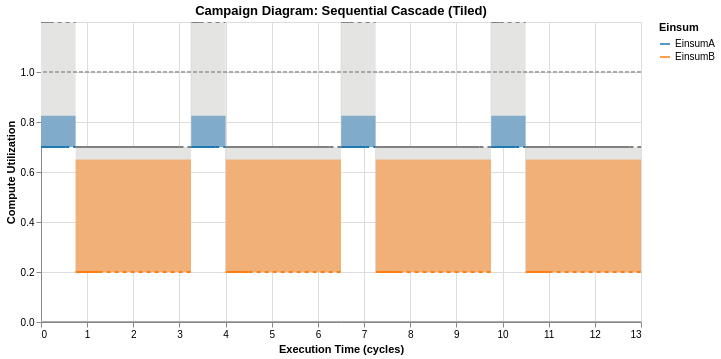
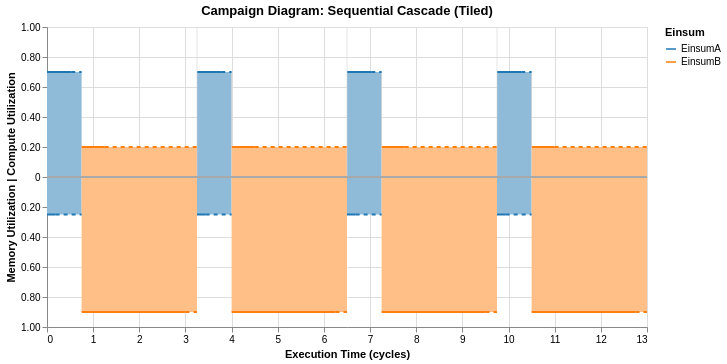

The cell these charts' notebook holds for them, in order:
### Markdown cell above
## Tiling - Option 2

We can also tile by calling `cascade.tile(num_of_tiles)`.
This splits a given cascade into chunks such that the overall runtime is the same as the unsplit cascade.

### Code cell
# create the cascade
cascade2 = Cascade(name="Sequential Cascade",
                   kernels=[kernel2a, kernel2b],
                   sequential=True)
num_of_tiles = 4
# tile by calling `tile`
tiled_cascade = cascade2.tile(num_of_tiles)
CampaignDiagram(tiled_cascade).draw().interactive().show()

campaign_diagram = CampaignDiagram(tiled_cascade)
campaign_diagram.draw(dual_mode=True).interactive().show()

### Figure 1 — Vega-Lite specification as saved in the notebook (floating-point values rounded to 4 significant figures)
{"config": {"view": {"continuousWidth": 300, "continuousHeight": 300}}, "layer": [{"layer": [{"layer": [{"layer": [{"mark": {"type": "rect", "color": "#E4E4E2"}, "encoding": {"tooltip": [{"field": "Einsum", "type": "nominal"}, {"field": "runtime", "type": "quantitative"}, {"field": "og_runtime", "type": "quantitative"}, {"field": "Memory_Utilization", "type": "quantitative"}, {"field": "Compute_Utilization", "type": "quantitative"}, {"field": "Compute_Utilization_plot", "type": "quantitative"}, {"field": "fusion_group", "type": "nominal"}, {"field": "memory_well", "type": "quantitative"}, {"field": "full_End_Time", "type": "quantitative"}, {"field": "throttled_duration", "type": "quantitative"}, {"field": "mem_throttled_duration", "type": "quantitative"}, {"field": "comp_throttled_duration", "type": "quantitative"}, {"field": "comp_perc", "type": "quantitative"}, {"field": "bw_perc", "type": "quantitative"}, {"field": "compute_type", "type": "nominal"}, {"field": "memory_type", "type": "nominal"}], "x": {"field": "Time_Stamp", "type": "quantitative"}, "x2": {"field": "full_End_Time"}, "y": {"field": "compute_limit_bot", "type": "quantitative"}, "y2": {"field": "compute_limit_top"}}, "name": "view_711fcf98fba0acf2_0", "transform": [{"calculate": "datum.Compute_Utilization_plot + 0.5 * datum.memory_well", "as": "compute_limit_top"}, {"calculate": "datum.Compute_Utilization_plot", "as": "compute_limit_bot"}, {"calculate": "datum.Compute_Utilization_plot", "as": "y1"}, {"calculate": "datum.Compute_Utilization_plot + datum.Memory_Utilization * 0.5", "as": "y2"}]}, {"mark": {"type": "rule", "color": "gray", "size": 2, "strokeDash": [0, 0]}, "encoding": {"tooltip": [{"field": "Einsum", "type": "nominal"}, {"field": "runtime", "type": "quantitative"}, {"field": "og_runtime", "type": "quantitative"}, {"field": "Memory_Utilization", "type": "quantitative"}, {"field": "Compute_Utilization", "type": "quantitative"}, {"field": "Compute_Utilization_plot", "type": "quantitative"}, {"field": "fusion_group", "type": "nominal"}, {"field": "memory_well", "type": "quantitative"}, {"field": "full_End_Time", "type": "quantitative"}, {"field": "throttled_duration", "type": "quantitative"}, {"field": "mem_throttled_duration", "type": "quantitative"}, {"field": "comp_throttled_duration", "type": "quantitative"}, {"field": "comp_perc", "type": "quantitative"}, {"field": "bw_perc", "type": "quantitative"}, {"field": "compute_type", "type": "nominal"}, {"field": "memory_type", "type": "nominal"}], "x": {"field": "Time_Stamp", "type": "quantitative"}, "x2": {"field": "mb_End_Time"}, "y": {"field": "compute_limit_top", "type": "quantitative"}}, "transform": [{"calculate": "datum.Compute_Utilization_plot + 0.5 * datum.memory_well", "as": "compute_limit_top"}, {"calculate": "datum.Compute_Utilization_plot", "as": "compute_limit_bot"}, {"calculate": "datum.Compute_Utilization_plot", "as": "y1"}, {"calculate": "datum.Compute_Utilization_plot + datum.Memory_Utilization * 0.5", "as": "y2"}]}]}, {"mark": {"type": "rect", "opacity": 0.5}, "encoding": {"color": {"field": "Einsum", "legend": null, "scale": {"domain": ["EinsumA", "EinsumB"], "range": ["#1f77b4", "#ff7f0e"]}, "sort": ["EinsumA", "EinsumB"], "type": "nominal"}, "tooltip": [{"field": "Einsum", "type": "nominal"}, {"field": "runtime", "type": "quantitative"}, {"field": "og_runtime", "type": "quantitative"}, {"field": "Memory_Utilization", "type": "quantitative"}, {"field": "Compute_Utilization", "type": "quantitative"}, {"field": "Compute_Utilization_plot", "type": "quantitative"}, {"field": "fusion_group", "type": "nominal"}, {"field": "memory_well", "type": "quantitative"}, {"field": "full_End_Time", "type": "quantitative"}, {"field": "throttled_duration", "type": "quantitative"}, {"field": "mem_throttled_duration", "type": "quantitative"}, {"field": "comp_throttled_duration", "type": "quantitative"}, {"field": "comp_perc", "type": "quantitative"}, {"field": "bw_perc", "type": "quantitative"}, {"field": "compute_type", "type": "nominal"}, {"field": "memory_type", "type": "nominal"}], "x": {"field": "Time_Stamp", "type": "quantitative"}, "x2": {"field": "full_End_Time"}, "y": {"field": "y1", "type": "quantitative"}, "y2": {"field": "y2"}}, "transform": [{"calculate": "datum.Compute_Utilization_plot + 0.5 * datum.memory_well", "as": "compute_limit_top"}, {"calculate": "datum.Compute_Utilization_plot", "as": "compute_limit_bot"}, {"calculate": "datum.Compute_Utilization_plot", "as": "y1"}, {"calculate": "datum.Compute_Utilization_plot + datum.Memory_Utilization * 0.5", "as": "y2"}]}, {"mark": {"type": "line", "interpolate": "step-after", "size": 2}, "encoding": {"color": {"field": "Einsum", "legend": null, "scale": {"domain": ["EinsumA", "EinsumB"], "range": ["#1f77b4", "#ff7f0e"]}, "sort": ["EinsumA", "EinsumB"], "type": "nominal"}, "tooltip": [{"field": "Einsum", "type": "nominal"}, {"field": "runtime", "type": "quantitative"}, {"field": "og_runtime", "type": "quantitative"}, {"field": "Memory_Utilization", "type": "quantitative"}, {"field": "Compute_Utilization", "type": "quantitative"}, {"field": "Compute_Utilization_plot", "type": "quantitative"}, {"field": "fusion_group", "type": "nominal"}, {"field": "memory_well", "type": "quantitative"}, {"field": "full_End_Time", "type": "quantitative"}, {"field": "throttled_duration", "type": "quantitative"}, {"field": "mem_throttled_duration", "type": "quantitative"}, {"field": "comp_throttled_duration", "type": "quantitative"}, {"field": "comp_perc", "type": "quantitative"}, {"field": "bw_perc", "type": "quantitative"}, {"field": "compute_type", "type": "nominal"}, {"field": "memory_type", "type": "nominal"}], "x": {"field": "Time_Stamp", "type": "quantitative"}, "x2": {"field": "cb_End_Time"}, "y": {"axis": {"labelExpr": "format(datum.value, '.1f')", "title": "Compute Utilization", "values": [0, 0.2, 0.4, 0.6, 0.8, 1.0]}, "field": "Compute_Utilization_plot", "scale": {"domain": [0, 1.2]}, "title": "Compute Utilization", "type": "quantitative"}}, "transform": [{"calculate": "datum.Compute_Utilization_plot + 0.5 * datum.memory_well", "as": "compute_limit_top"}, {"calculate": "datum.Compute_Utilization_plot", "as": "compute_limit_bot"}, {"calculate": "datum.Compute_Utilization_plot", "as": "y1"}, {"calculate": "datum.Compute_Utilization_plot + datum.Memory_Utilization * 0.5", "as": "y2"}]}, {"data": {"name": "data-11d74645b5c845b268ad126587ed23f1"}, "mark": {"type": "rule", "color": "#D3D3D3", "opacity": 0.6, "size": 1}, "encoding": {"tooltip": [{"field": "x", "type": "quantitative"}], "x": {"field": "x", "type": "quantitative"}, "y": {"field": "compute_limit_bot", "type": "quantitative"}, "y2": {"field": "compute_limit_top"}}, "transform": [{"calculate": "datum.Compute_Utilization_plot + 0.5 * datum.memory_well", "as": "compute_limit_top"}, {"calculate": "datum.Compute_Utilization_plot", "as": "compute_limit_bot"}, {"calculate": "datum.Compute_Utilization_plot", "as": "y_bot"}]}, {"data": {"name": "data-52ec49b110983e04ee3d5b5d65b7d824"}, "mark": {"type": "rule", "size": 2}, "encoding": {"color": {"field": "Einsum", "legend": null, "scale": {"domain": ["EinsumA", "EinsumB"], "range": ["#1f77b4", "#ff7f0e"]}, "sort": ["EinsumA", "EinsumB"], "type": "nominal"}, "tooltip": [{"field": "Einsum", "type": "nominal"}, {"field": "x", "type": "quantitative"}, {"field": "y", "type": "quantitative"}, {"field": "y2", "type": "quantitative"}, {"field": "duration", "type": "quantitative"}], "x": {"field": "x", "type": "quantitative"}, "y": {"field": "y", "type": "quantitative"}, "y2": {"field": "y2"}}}, {"data": {"name": "data-7d12c8ead4f69bd677f097e4656a6f8c"}, "mark": {"type": "rule", "color": "gray", "size": 2, "strokeDash": [4, 4]}, "encoding": {"tooltip": [{"field": "Einsum", "type": "nominal"}, {"field": "runtime", "type": "quantitative"}, {"field": "og_runtime", "type": "quantitative"}, {"field": "Memory_Utilization", "type": "quantitative"}, {"field": "Compute_Utilization", "type": "quantitative"}, {"field": "Compute_Utilization_plot", "type": "quantitative"}, {"field": "fusion_group", "type": "nominal"}, {"field": "memory_well", "type": "quantitative"}, {"field": "full_End_Time", "type": "quantitative"}, {"field": "throttled_duration", "type": "quantitative"}, {"field": "mem_throttled_duration", "type": "quantitative"}, {"field": "comp_throttled_duration", "type": "quantitative"}, {"field": "comp_perc", "type": "quantitative"}, {"field": "bw_perc", "type": "quantitative"}, {"field": "compute_type", "type": "nominal"}, {"field": "memory_type", "type": "nominal"}], "x": {"field": "mb_End_Time", "type": "quantitative"}, "x2": {"field": "full_End_Time"}, "y": {"field": "compute_limit_top", "type": "quantitative"}}, "transform": [{"calculate": "datum.Compute_Utilization_plot + 0.5 * datum.memory_well", "as": "compute_limit_top"}, {"calculate": "datum.Compute_Utilization_plot", "as": "compute_limit_bot"}, {"calculate": "datum.Compute_Utilization_plot", "as": "y1"}, {"calculate": "datum.Compute_Utilization_plot + datum.Memory_Utilization * 0.5", "as": "y2"}]}, {"data": {"name": "data-db4b4c6da91ed1f6d1623e927a8d6432"}, "mark": {"type": "rule", "size": 2, "strokeDash": [4, 4]}, "encoding": {"color": {"field": "Einsum", "legend": null, "scale": {"domain": ["EinsumA", "EinsumB"], "range": ["#1f77b4", "#ff7f0e"]}, "sort": ["EinsumA", "EinsumB"], "type": "nominal"}, "tooltip": [{"field": "Einsum", "type": "nominal"}, {"field": "x", "type": "quantitative"}, {"field": "x2", "type": "quantitative"}], "x": {"field": "x", "type": "quantitative"}, "x2": {"field": "x2"}, "y": {"field": "y", "type": "quantitative"}}}], "data": {"name": "data-7d12c8ead4f69bd677f097e4656a6f8c"}, "encoding": {"x": {"field": "Time_Stamp", "title": "Execution Time (cycles)", "type": "quantitative"}}, "resolve": {"scale": {"color": "independent"}}}, {"data": {"name": "data-62270e77d641448c13ff0a9fcf3e6578"}, "mark": {"type": "rule", "color": "darkgray", "size": 2, "strokeDash": [4, 2]}, "encoding": {"y": {"field": "y", "type": "quantitative"}}}]}, {"data": {"name": "data-87e69d7a9d7ae5b02a22f807b2d20c57"}, "mark": {"type": "rule", "color": "darkgray", "size": 2, "strokeDash": [0, 0]}, "encoding": {"y": {"field": "y", "type": "quantitative"}}}, {"data": {"name": "data-4e01151b4e36350b62c33804642df503"}, "mark": {"type": "line", "opacity": 0}, "encoding": {"color": {"field": "Einsum", "legend": {"title": "Einsum"}, "scale": {"domain": ["EinsumA", "EinsumB"], "range": ["#1f77b4", "#ff7f0e"]}, "sort": ["EinsumA", "EinsumB"], "type": "nominal"}}}], "height": 300, "params": [{"name": "param_1e9efca18e7a2868", "select": {"type": "interval", "encodings": ["x", "y"]}, "bind": "scales", "views": ["view_711fcf98fba0acf2_0"]}], "title": "Campaign Diagram: Sequential Cascade (Tiled)", "width": 600, "$schema": "https://vega.github.io/schema/vega-lite/v6.4.1.json", "datasets": {"data-7d12c8ead4f69bd677f097e4656a6f8c": [{"Einsum": "EinsumA", "fusion_group": null, "fusion_type": "NONE", "Starting_Time": 0.0, "Time_Stamp": 0.0, "End_Time": 0.525, "cb_End_Time": 0.525, "mb_End_Time": 0.1875, "full_End_Time": 0.75, "runtime": 0.75, "og_runtime": 0.75, "Compute_Utilization": 0.7, "Compute_Utilization_plot": 0.7, "Memory_Utilization": 0.25, "Memory_Utilization_plot": 0.25, "memory_well": 1.0, "cutil_start": 0.0, "mutil_start": 0.0, "compute_color": "#332288", "bw_color": "#9990C3", "throttled": true, "throttled_duration": 0.225, "mem_throttled_duration": 0.5625, "comp_throttled_duration": 0.225, "comp_perc": 1.0, "bw_perc": 1.0, "compute_type": "Compute Pool", "memory_type": "Memory Pool"}, {"Einsum": "EinsumB", "fusion_group": null, "fusion_type": "NONE", "Starting_Time": 0.75, "Time_Stamp": 0.75, "End_Time": 3.0, "cb_End_Time": 1.25, "mb_End_Time": 3.0, "full_End_Time": 3.25, "runtime": 2.5, "og_runtime": 2.5, "Compute_Utilization": 0.2, "Compute_Utilization_plot": 0.2, "Memory_Utilization": 0.9, "Memory_Utilization_plot": 0.9, "memory_well": 1.0, "cutil_start": 0.0, "mutil_start": 0.0, "compute_color": "#117733", "bw_color": "#88BB99", "throttled": true, "throttled_duration": 0.25, "mem_throttled_duration": 0.25, "comp_throttled_duration": 2.0, "comp_perc": 1.0, "bw_perc": 1.0, "compute_type": "Compute Pool", "memory_type": "Memory Pool"}, {"Einsum": "EinsumA", "fusion_group": null, "fusion_type": "NONE", "Starting_Time": 3.25, "Time_Stamp": 3.25, "End_Time": 3.775, "cb_End_Time": 3.775, "mb_End_Time": 3.438, "full_End_Time": 4.0, "runtime": 0.75, "og_runtime": 0.75, "Compute_Utilization": 0.7, "Compute_Utilization_plot": 0.7, "Memory_Utilization": 0.25, "Memory_Utilization_plot": 0.25, "memory_well": 1.0, "cutil_start": 0.0, "mutil_start": 0.0, "compute_color": "#332288", "bw_color": "#9990C3", "throttled": true, "throttled_duration": 0.225, "mem_throttled_duration": 0.5625, "comp_throttled_duration": 0.225, "comp_perc": 1.0, "bw_perc": 1.0, "compute_type": "Compute Pool", "memory_type": "Memory Pool"}, {"Einsum": "EinsumB", "fusion_group": null, "fusion_type": "NONE", "Starting_Time": 4.0, "Time_Stamp": 4.0, "End_Time": 6.25, "cb_End_Time": 4.5, "mb_End_Time": 6.25, "full_End_Time": 6.5, "runtime": 2.5, "og_runtime": 2.5, "Compute_Utilization": 0.2, "Compute_Utilization_plot": 0.2, "Memory_Utilization": 0.9, "Memory_Utilization_plot": 0.9, "memory_well": 1.0, "cutil_start": 0.0, "mutil_start": 0.0, "compute_color": "#117733", "bw_color": "#88BB99", "throttled": true, "throttled_duration": 0.25, "mem_throttled_duration": 0.25, "comp_throttled_duration": 2.0, "comp_perc": 1.0, "bw_perc": 1.0, "compute_type": "Compute Pool", "memory_type": "Memory Pool"}, {"Einsum": "EinsumA", "fusion_group": null, "fusion_type": "NONE", "Starting_Time": 6.5, "Time_Stamp": 6.5, "End_Time": 7.025, "cb_End_Time": 7.025, "mb_End_Time": 6.688, "full_End_Time": 7.25, "runtime": 0.75, "og_runtime": 0.75, "Compute_Utilization": 0.7, "Compute_Utilization_plot": 0.7, "Memory_Utilization": 0.25, "Memory_Utilization_plot": 0.25, "memory_well": 1.0, "cutil_start": 0.0, "mutil_start": 0.0, "compute_color": "#332288", "bw_color": "#9990C3", "throttled": true, "throttled_duration": 0.225, "mem_throttled_duration": 0.5625, "comp_throttled_duration": 0.225, "comp_perc": 1.0, "bw_perc": 1.0, "compute_type": "Compute Pool", "memory_type": "Memory Pool"}, {"Einsum": "EinsumB", "fusion_group": null, "fusion_type": "NONE", "Starting_Time": 7.25, "Time_Stamp": 7.25, "End_Time": 9.5, "cb_End_Time": 7.75, "mb_End_Time": 9.5, "full_End_Time": 9.75, "runtime": 2.5, "og_runtime": 2.5, "Compute_Utilization": 0.2, "Compute_Utilization_plot": 0.2, "Memory_Utilization": 0.9, "Memory_Utilization_plot": 0.9, "memory_well": 1.0, "cutil_start": 0.0, "mutil_start": 0.0, "compute_color": "#117733", "bw_color": "#88BB99", "throttled": true, "throttled_duration": 0.25, "mem_throttled_duration": 0.25, "comp_throttled_duration": 2.0, "comp_perc": 1.0, "bw_perc": 1.0, "compute_type": "Compute Pool", "memory_type": "Memory Pool"}, {"Einsum": "EinsumA", "fusion_group": null, "fusion_type": "NONE", "Starting_Time": 9.75, "Time_Stamp": 9.75, "End_Time": 10.28, "cb_End_Time": 10.28, "mb_End_Time": 9.938, "full_End_Time": 10.5, "runtime": 0.75, "og_runtime": 0.75, "Compute_Utilization": 0.7, "Compute_Utilization_plot": 0.7, "Memory_Utilization": 0.25, "Memory_Utilization_plot": 0.25, "memory_well": 1.0, "cutil_start": 0.0, "mutil_start": 0.0, "compute_color": "#332288", "bw_color": "#9990C3", "throttled": true, "throttled_duration": 0.225, "mem_throttled_duration": 0.5625, "comp_throttled_duration": 0.225, "comp_perc": 1.0, "bw_perc": 1.0, "compute_type": "Compute Pool", "memory_type": "Memory Pool"}, {"Einsum": "EinsumB", "fusion_group": null, "fusion_type": "NONE", "Starting_Time": 10.5, "Time_Stamp": 10.5, "End_Time": 12.75, "cb_End_Time": 11.0, "mb_End_Time": 12.75, "full_End_Time": 13.0, "runtime": 2.5, "og_runtime": 2.5, "Compute_Utilization": 0.2, "Compute_Utilization_plot": 0.2, "Memory_Utilization": 0.9, "Memory_Utilization_plot": 0.9, "memory_well": 1.0, "cutil_start": 0.0, "mutil_start": 0.0, "compute_color": "#117733", "bw_color": "#88BB99", "throttled": true, "throttled_duration": 0.25, "mem_throttled_duration": 0.25, "comp_throttled_duration": 2.0, "comp_perc": 1.0, "bw_perc": 1.0, "compute_type": "Compute Pool", "memory_type": "Memory Pool"}], "data-11d74645b5c845b268ad126587ed23f1": [{"x": 3.25, "Einsum": "EinsumA", "Compute_Utilization_plot": 0.7, "Compute_Utilization": 0.7, "memory_well": 1.0}, {"x": 6.5, "Einsum": "EinsumA", "Compute_Utilization_plot": 0.7, "Compute_Utilization": 0.7, "memory_well": 1.0}, {"x": 9.75, "Einsum": "EinsumA", "Compute_Utilization_plot": 0.7, "Compute_Utilization": 0.7, "memory_well": 1.0}, {"x": 4.0, "Einsum": "EinsumB", "Compute_Utilization_plot": 0.2, "Compute_Utilization": 0.2, "memory_well": 1.0}, {"x": 7.25, "Einsum": "EinsumB", "Compute_Utilization_plot": 0.2, "Compute_Utilization": 0.2, "memory_well": 1.0}, {"x": 10.5, "Einsum": "EinsumB", "Compute_Utilization_plot": 0.2, "Compute_Utilization": 0.2, "memory_well": 1.0}], "data-52ec49b110983e04ee3d5b5d65b7d824": [{"x": 3.25, "y": 0.7, "y2": 0.7, "Einsum": "EinsumA", "duration": 0.225}, {"x": 6.5, "y": 0.7, "y2": 0.7, "Einsum": "EinsumA", "duration": 0.225}, {"x": 9.75, "y": 0.7, "y2": 0.7, "Einsum": "EinsumA", "duration": 0.225}, {"x": 4.0, "y": 0.2, "y2": 0.2, "Einsum": "EinsumB", "duration": 0.25}, {"x": 7.25, "y": 0.2, "y2": 0.2, "Einsum": "EinsumB", "duration": 0.25}, {"x": 10.5, "y": 0.2, "y2": 0.2, "Einsum": "EinsumB", "duration": 0.25}], "data-db4b4c6da91ed1f6d1623e927a8d6432": [{"Einsum": "EinsumA", "x": 0.525, "x2": 0.75, "y": 0.7, "color": "#332288"}, {"Einsum": "EinsumB", "x": 1.25, "x2": 3.25, "y": 0.2, "color": "#117733"}, {"Einsum": "EinsumA", "x": 3.775, "x2": 4.0, "y": 0.7, "color": "#332288"}, {"Einsum": "EinsumB", "x": 4.5, "x2": 6.5, "y": 0.2, "color": "#117733"}, {"Einsum": "EinsumA", "x": 7.025, "x2": 7.25, "y": 0.7, "color": "#332288"}, {"Einsum": "EinsumB", "x": 7.75, "x2": 9.75, "y": 0.2, "color": "#117733"}, {"Einsum": "EinsumA", "x": 10.28, "x2": 10.5, "y": 0.7, "color": "#332288"}, {"Einsum": "EinsumB", "x": 11.0, "x2": 13.0, "y": 0.2, "color": "#117733"}], "data-62270e77d641448c13ff0a9fcf3e6578": [{"y": 1.0}], "data-87e69d7a9d7ae5b02a22f807b2d20c57": [{"y": 0.0}], "data-4e01151b4e36350b62c33804642df503": [{"Einsum": "EinsumA", "fusion_group": null, "fusion_type": "NONE", "Starting_Time": 0.0, "Time_Stamp": 0.0, "End_Time": 0.525, "cb_End_Time": 0.525, "mb_End_Time": 0.1875, "full_End_Time": 0.75, "runtime": 0.75, "og_runtime": 0.75, "Compute_Utilization": 0.7, "Compute_Utilization_plot": 0.7, "Memory_Utilization": 0.25, "Memory_Utilization_plot": 0.25, "memory_well": 1.0, "cutil_start": 0.0, "mutil_start": 0.0, "compute_color": "#332288", "bw_color": "#9990C3", "throttled": true, "throttled_duration": 0.225, "mem_throttled_duration": 0.5625, "comp_throttled_duration": 0.225, "comp_perc": 1.0, "bw_perc": 1.0, "compute_type": "Compute Pool", "memory_type": "Memory Pool"}]}}

### Figure 2 — Vega-Lite specification as saved in the notebook (floating-point values rounded to 4 significant figures)
{"config": {"view": {"continuousWidth": 300, "continuousHeight": 300}}, "layer": [{"layer": [{"data": {"name": "data-7d12c8ead4f69bd677f097e4656a6f8c"}, "mark": {"type": "rect", "opacity": 1}, "encoding": {"color": {"field": "Einsum", "legend": null, "scale": {"domain": ["EinsumA", "EinsumB"], "range": ["#8FBBD9", "#FFBF86"]}, "sort": ["EinsumA", "EinsumB"], "type": "nominal"}, "tooltip": [{"field": "Einsum", "type": "nominal"}, {"field": "runtime", "type": "quantitative"}, {"field": "og_runtime", "type": "quantitative"}, {"field": "Memory_Utilization", "type": "quantitative"}, {"field": "Compute_Utilization", "type": "quantitative"}, {"field": "Compute_Utilization_plot", "type": "quantitative"}, {"field": "fusion_group", "type": "nominal"}, {"field": "memory_well", "type": "quantitative"}, {"field": "full_End_Time", "type": "quantitative"}, {"field": "throttled_duration", "type": "quantitative"}, {"field": "mem_throttled_duration", "type": "quantitative"}, {"field": "comp_throttled_duration", "type": "quantitative"}, {"field": "comp_perc", "type": "quantitative"}, {"field": "bw_perc", "type": "quantitative"}, {"field": "compute_type", "type": "nominal"}, {"field": "memory_type", "type": "nominal"}], "x": {"field": "Starting_Time", "type": "quantitative"}, "x2": {"field": "full_End_Time"}, "y": {"field": "cutil_start", "type": "quantitative"}, "y2": {"field": "Compute_Utilization_plot"}}, "name": "view_68f1c2a6a183af97_0", "transform": [{"calculate": "datum.Compute_Utilization_plot + 0.5 * datum.memory_well", "as": "compute_limit_top"}, {"calculate": "datum.Compute_Utilization_plot", "as": "compute_limit_bot"}, {"calculate": "datum.Compute_Utilization_plot", "as": "y1"}, {"calculate": "datum.Compute_Utilization_plot + datum.Memory_Utilization * 0.5", "as": "y2"}]}, {"data": {"name": "data-7d12c8ead4f69bd677f097e4656a6f8c"}, "mark": {"type": "rect", "opacity": 1}, "encoding": {"color": {"field": "Einsum", "legend": null, "scale": {"domain": ["EinsumA", "EinsumB"], "range": ["#8FBBD9", "#FFBF86"]}, "sort": ["EinsumA", "EinsumB"], "type": "nominal"}, "tooltip": [{"field": "Einsum", "type": "nominal"}, {"field": "runtime", "type": "quantitative"}, {"field": "og_runtime", "type": "quantitative"}, {"field": "Memory_Utilization", "type": "quantitative"}, {"field": "Compute_Utilization", "type": "quantitative"}, {"field": "Compute_Utilization_plot", "type": "quantitative"}, {"field": "fusion_group", "type": "nominal"}, {"field": "memory_well", "type": "quantitative"}, {"field": "full_End_Time", "type": "quantitative"}, {"field": "throttled_duration", "type": "quantitative"}, {"field": "mem_throttled_duration", "type": "quantitative"}, {"field": "comp_throttled_duration", "type": "quantitative"}, {"field": "comp_perc", "type": "quantitative"}, {"field": "bw_perc", "type": "quantitative"}, {"field": "compute_type", "type": "nominal"}, {"field": "memory_type", "type": "nominal"}], "x": {"field": "Starting_Time", "type": "quantitative"}, "x2": {"field": "full_End_Time"}, "y": {"axis": {"labelExpr": "abs(datum.value) == 0 ? '0' : format(abs(datum.value), '.2f')"}, "field": "mutil_start", "scale": {"domain": [-1, 1]}, "title": "Memory Utilization | Compute Utilization", "type": "quantitative"}, "y2": {"field": "neg_mem_util"}}, "transform": [{"calculate": "datum.Compute_Utilization_plot + 0.5 * datum.memory_well", "as": "compute_limit_top"}, {"calculate": "datum.Compute_Utilization_plot", "as": "compute_limit_bot"}, {"calculate": "datum.Compute_Utilization_plot", "as": "y1"}, {"calculate": "datum.Compute_Utilization_plot + datum.Memory_Utilization * 0.5", "as": "y2"}, {"calculate": "-datum.mutil_start", "as": "mutil_start"}, {"calculate": "-datum.Memory_Utilization_plot", "as": "neg_mem_util"}]}, {"data": {"name": "data-7d12c8ead4f69bd677f097e4656a6f8c"}, "mark": {"type": "line", "interpolate": "step-after", "size": 2}, "encoding": {"color": {"field": "Einsum", "legend": null, "scale": {"domain": ["EinsumA", "EinsumB"], "range": ["#1f77b4", "#ff7f0e"]}, "sort": ["EinsumA", "EinsumB"], "type": "nominal"}, "tooltip": [{"field": "Einsum", "type": "nominal"}, {"field": "runtime", "type": "quantitative"}, {"field": "og_runtime", "type": "quantitative"}, {"field": "Memory_Utilization", "type": "quantitative"}, {"field": "Compute_Utilization", "type": "quantitative"}, {"field": "Compute_Utilization_plot", "type": "quantitative"}, {"field": "fusion_group", "type": "nominal"}, {"field": "memory_well", "type": "quantitative"}, {"field": "full_End_Time", "type": "quantitative"}, {"field": "throttled_duration", "type": "quantitative"}, {"field": "mem_throttled_duration", "type": "quantitative"}, {"field": "comp_throttled_duration", "type": "quantitative"}, {"field": "comp_perc", "type": "quantitative"}, {"field": "bw_perc", "type": "quantitative"}, {"field": "compute_type", "type": "nominal"}, {"field": "memory_type", "type": "nominal"}], "x": {"field": "Starting_Time", "type": "quantitative"}, "x2": {"field": "cb_End_Time"}, "y": {"field": "Compute_Utilization_plot", "type": "quantitative"}}, "transform": [{"calculate": "datum.Compute_Utilization_plot + 0.5 * datum.memory_well", "as": "compute_limit_top"}, {"calculate": "datum.Compute_Utilization_plot", "as": "compute_limit_bot"}, {"calculate": "datum.Compute_Utilization_plot", "as": "y1"}, {"calculate": "datum.Compute_Utilization_plot + datum.Memory_Utilization * 0.5", "as": "y2"}]}, {"data": {"name": "data-7d12c8ead4f69bd677f097e4656a6f8c"}, "mark": {"type": "line", "interpolate": "step-after", "size": 2}, "encoding": {"color": {"field": "Einsum", "legend": null, "scale": {"domain": ["EinsumA", "EinsumB"], "range": ["#1f77b4", "#ff7f0e"]}, "sort": ["EinsumA", "EinsumB"], "type": "nominal"}, "tooltip": [{"field": "Einsum", "type": "nominal"}, {"field": "runtime", "type": "quantitative"}, {"field": "og_runtime", "type": "quantitative"}, {"field": "Memory_Utilization", "type": "quantitative"}, {"field": "Compute_Utilization", "type": "quantitative"}, {"field": "Compute_Utilization_plot", "type": "quantitative"}, {"field": "fusion_group", "type": "nominal"}, {"field": "memory_well", "type": "quantitative"}, {"field": "full_End_Time", "type": "quantitative"}, {"field": "throttled_duration", "type": "quantitative"}, {"field": "mem_throttled_duration", "type": "quantitative"}, {"field": "comp_throttled_duration", "type": "quantitative"}, {"field": "comp_perc", "type": "quantitative"}, {"field": "bw_perc", "type": "quantitative"}, {"field": "compute_type", "type": "nominal"}, {"field": "memory_type", "type": "nominal"}], "x": {"field": "Starting_Time", "type": "quantitative"}, "x2": {"field": "mb_End_Time"}, "y": {"field": "neg_mem_util", "type": "quantitative"}}, "transform": [{"calculate": "datum.Compute_Utilization_plot + 0.5 * datum.memory_well", "as": "compute_limit_top"}, {"calculate": "datum.Compute_Utilization_plot", "as": "compute_limit_bot"}, {"calculate": "datum.Compute_Utilization_plot", "as": "y1"}, {"calculate": "datum.Compute_Utilization_plot + datum.Memory_Utilization * 0.5", "as": "y2"}, {"calculate": "-datum.Memory_Utilization_plot", "as": "neg_mem_util"}]}, {"data": {"name": "data-a0a55d106695e8d630baff0f16eee66d"}, "mark": {"type": "line", "color": "black", "interpolate": "step-after", "size": 2}, "encoding": {"y": {"field": "y", "type": "quantitative"}}}, {"data": {"name": "data-11d74645b5c845b268ad126587ed23f1"}, "mark": {"type": "rule", "color": "#D3D3D3", "opacity": 0.6, "size": 1}, "encoding": {"tooltip": [{"field": "x", "type": "quantitative"}], "x": {"field": "x", "type": "quantitative"}, "y": {"field": "y_bot", "type": "quantitative"}, "y2": {"field": "compute_limit_top"}}, "transform": [{"calculate": "datum.Compute_Utilization_plot + 0.5 * datum.memory_well", "as": "compute_limit_top"}, {"calculate": "datum.Compute_Utilization_plot", "as": "compute_limit_bot"}, {"calculate": "datum.Compute_Utilization_plot - datum.Compute_Utilization", "as": "y_bot"}]}, {"data": {"name": "data-52ec49b110983e04ee3d5b5d65b7d824"}, "mark": {"type": "rule", "size": 2}, "encoding": {"color": {"field": "Einsum", "legend": null, "scale": {"domain": ["EinsumA", "EinsumB"], "range": ["#1f77b4", "#ff7f0e"]}, "sort": ["EinsumA", "EinsumB"], "type": "nominal"}, "tooltip": [{"field": "Einsum", "type": "nominal"}, {"field": "x", "type": "quantitative"}, {"field": "y", "type": "quantitative"}, {"field": "y2", "type": "quantitative"}, {"field": "duration", "type": "quantitative"}], "x": {"field": "x", "type": "quantitative"}, "y": {"field": "y", "type": "quantitative"}, "y2": {"field": "y2"}}}, {"data": {"name": "data-dc7c99ff48cf054b1d01f742efb67f48"}, "mark": {"type": "rule", "size": 2}, "encoding": {"color": {"field": "Einsum", "legend": null, "scale": {"domain": ["EinsumA", "EinsumB"], "range": ["#1f77b4", "#ff7f0e"]}, "sort": ["EinsumA", "EinsumB"], "type": "nominal"}, "tooltip": [{"field": "Einsum", "type": "nominal"}, {"field": "x", "type": "quantitative"}], "x": {"field": "x", "type": "quantitative"}, "y": {"field": "y", "type": "quantitative"}, "y2": {"field": "y2"}}}, {"data": {"name": "data-35eaaceec766edebc369c14cf61aa59f"}, "mark": {"type": "rule", "size": 2, "strokeDash": [4, 4]}, "encoding": {"color": {"field": "Einsum", "legend": null, "scale": {"domain": ["EinsumA", "EinsumB"], "range": ["#1f77b4", "#ff7f0e"]}, "sort": ["EinsumA", "EinsumB"], "type": "nominal"}, "tooltip": [{"field": "Einsum", "type": "nominal"}, {"field": "x", "type": "quantitative"}, {"field": "x2", "type": "quantitative"}], "x": {"field": "x", "type": "quantitative"}, "x2": {"field": "x2"}, "y": {"field": "y", "type": "quantitative"}}}, {"data": {"name": "data-db4b4c6da91ed1f6d1623e927a8d6432"}, "mark": {"type": "rule", "size": 2, "strokeDash": [4, 4]}, "encoding": {"color": {"field": "Einsum", "legend": null, "scale": {"domain": ["EinsumA", "EinsumB"], "range": ["#1f77b4", "#ff7f0e"]}, "sort": ["EinsumA", "EinsumB"], "type": "nominal"}, "tooltip": [{"field": "Einsum", "type": "nominal"}, {"field": "x", "type": "quantitative"}, {"field": "x2", "type": "quantitative"}], "x": {"field": "x", "type": "quantitative"}, "x2": {"field": "x2"}, "y": {"field": "y", "type": "quantitative"}}}], "encoding": {"x": {"field": "Time_Stamp", "title": "Execution Time (cycles)", "type": "quantitative"}}, "resolve": {"scale": {"color": "independent"}}}, {"data": {"name": "data-87e69d7a9d7ae5b02a22f807b2d20c57"}, "mark": {"type": "rule", "color": "darkgray", "size": 2, "strokeDash": [0, 0]}, "encoding": {"y": {"field": "y", "type": "quantitative"}}}, {"data": {"name": "data-4e01151b4e36350b62c33804642df503"}, "mark": {"type": "line", "opacity": 0}, "encoding": {"color": {"field": "Einsum", "legend": {"title": "Einsum"}, "scale": {"domain": ["EinsumA", "EinsumB"], "range": ["#1f77b4", "#ff7f0e"]}, "sort": ["EinsumA", "EinsumB"], "type": "nominal"}}}], "height": 300, "params": [{"name": "param_1e9efca18e7a2868", "select": {"type": "interval", "encodings": ["x", "y"]}, "bind": "scales", "views": ["view_68f1c2a6a183af97_0"]}], "title": "Campaign Diagram: Sequential Cascade (Tiled)", "width": 600, "$schema": "https://vega.github.io/schema/vega-lite/v6.4.1.json", "datasets": {"data-7d12c8ead4f69bd677f097e4656a6f8c": [{"Einsum": "EinsumA", "fusion_group": null, "fusion_type": "NONE", "Starting_Time": 0.0, "Time_Stamp": 0.0, "End_Time": 0.525, "cb_End_Time": 0.525, "mb_End_Time": 0.1875, "full_End_Time": 0.75, "runtime": 0.75, "og_runtime": 0.75, "Compute_Utilization": 0.7, "Compute_Utilization_plot": 0.7, "Memory_Utilization": 0.25, "Memory_Utilization_plot": 0.25, "memory_well": 1.0, "cutil_start": 0.0, "mutil_start": 0.0, "compute_color": "#332288", "bw_color": "#9990C3", "throttled": true, "throttled_duration": 0.225, "mem_throttled_duration": 0.5625, "comp_throttled_duration": 0.225, "comp_perc": 1.0, "bw_perc": 1.0, "compute_type": "Compute Pool", "memory_type": "Memory Pool"}, {"Einsum": "EinsumB", "fusion_group": null, "fusion_type": "NONE", "Starting_Time": 0.75, "Time_Stamp": 0.75, "End_Time": 3.0, "cb_End_Time": 1.25, "mb_End_Time": 3.0, "full_End_Time": 3.25, "runtime": 2.5, "og_runtime": 2.5, "Compute_Utilization": 0.2, "Compute_Utilization_plot": 0.2, "Memory_Utilization": 0.9, "Memory_Utilization_plot": 0.9, "memory_well": 1.0, "cutil_start": 0.0, "mutil_start": 0.0, "compute_color": "#117733", "bw_color": "#88BB99", "throttled": true, "throttled_duration": 0.25, "mem_throttled_duration": 0.25, "comp_throttled_duration": 2.0, "comp_perc": 1.0, "bw_perc": 1.0, "compute_type": "Compute Pool", "memory_type": "Memory Pool"}, {"Einsum": "EinsumA", "fusion_group": null, "fusion_type": "NONE", "Starting_Time": 3.25, "Time_Stamp": 3.25, "End_Time": 3.775, "cb_End_Time": 3.775, "mb_End_Time": 3.438, "full_End_Time": 4.0, "runtime": 0.75, "og_runtime": 0.75, "Compute_Utilization": 0.7, "Compute_Utilization_plot": 0.7, "Memory_Utilization": 0.25, "Memory_Utilization_plot": 0.25, "memory_well": 1.0, "cutil_start": 0.0, "mutil_start": 0.0, "compute_color": "#332288", "bw_color": "#9990C3", "throttled": true, "throttled_duration": 0.225, "mem_throttled_duration": 0.5625, "comp_throttled_duration": 0.225, "comp_perc": 1.0, "bw_perc": 1.0, "compute_type": "Compute Pool", "memory_type": "Memory Pool"}, {"Einsum": "EinsumB", "fusion_group": null, "fusion_type": "NONE", "Starting_Time": 4.0, "Time_Stamp": 4.0, "End_Time": 6.25, "cb_End_Time": 4.5, "mb_End_Time": 6.25, "full_End_Time": 6.5, "runtime": 2.5, "og_runtime": 2.5, "Compute_Utilization": 0.2, "Compute_Utilization_plot": 0.2, "Memory_Utilization": 0.9, "Memory_Utilization_plot": 0.9, "memory_well": 1.0, "cutil_start": 0.0, "mutil_start": 0.0, "compute_color": "#117733", "bw_color": "#88BB99", "throttled": true, "throttled_duration": 0.25, "mem_throttled_duration": 0.25, "comp_throttled_duration": 2.0, "comp_perc": 1.0, "bw_perc": 1.0, "compute_type": "Compute Pool", "memory_type": "Memory Pool"}, {"Einsum": "EinsumA", "fusion_group": null, "fusion_type": "NONE", "Starting_Time": 6.5, "Time_Stamp": 6.5, "End_Time": 7.025, "cb_End_Time": 7.025, "mb_End_Time": 6.688, "full_End_Time": 7.25, "runtime": 0.75, "og_runtime": 0.75, "Compute_Utilization": 0.7, "Compute_Utilization_plot": 0.7, "Memory_Utilization": 0.25, "Memory_Utilization_plot": 0.25, "memory_well": 1.0, "cutil_start": 0.0, "mutil_start": 0.0, "compute_color": "#332288", "bw_color": "#9990C3", "throttled": true, "throttled_duration": 0.225, "mem_throttled_duration": 0.5625, "comp_throttled_duration": 0.225, "comp_perc": 1.0, "bw_perc": 1.0, "compute_type": "Compute Pool", "memory_type": "Memory Pool"}, {"Einsum": "EinsumB", "fusion_group": null, "fusion_type": "NONE", "Starting_Time": 7.25, "Time_Stamp": 7.25, "End_Time": 9.5, "cb_End_Time": 7.75, "mb_End_Time": 9.5, "full_End_Time": 9.75, "runtime": 2.5, "og_runtime": 2.5, "Compute_Utilization": 0.2, "Compute_Utilization_plot": 0.2, "Memory_Utilization": 0.9, "Memory_Utilization_plot": 0.9, "memory_well": 1.0, "cutil_start": 0.0, "mutil_start": 0.0, "compute_color": "#117733", "bw_color": "#88BB99", "throttled": true, "throttled_duration": 0.25, "mem_throttled_duration": 0.25, "comp_throttled_duration": 2.0, "comp_perc": 1.0, "bw_perc": 1.0, "compute_type": "Compute Pool", "memory_type": "Memory Pool"}, {"Einsum": "EinsumA", "fusion_group": null, "fusion_type": "NONE", "Starting_Time": 9.75, "Time_Stamp": 9.75, "End_Time": 10.28, "cb_End_Time": 10.28, "mb_End_Time": 9.938, "full_End_Time": 10.5, "runtime": 0.75, "og_runtime": 0.75, "Compute_Utilization": 0.7, "Compute_Utilization_plot": 0.7, "Memory_Utilization": 0.25, "Memory_Utilization_plot": 0.25, "memory_well": 1.0, "cutil_start": 0.0, "mutil_start": 0.0, "compute_color": "#332288", "bw_color": "#9990C3", "throttled": true, "throttled_duration": 0.225, "mem_throttled_duration": 0.5625, "comp_throttled_duration": 0.225, "comp_perc": 1.0, "bw_perc": 1.0, "compute_type": "Compute Pool", "memory_type": "Memory Pool"}, {"Einsum": "EinsumB", "fusion_group": null, "fusion_type": "NONE", "Starting_Time": 10.5, "Time_Stamp": 10.5, "End_Time": 12.75, "cb_End_Time": 11.0, "mb_End_Time": 12.75, "full_End_Time": 13.0, "runtime": 2.5, "og_runtime": 2.5, "Compute_Utilization": 0.2, "Compute_Utilization_plot": 0.2, "Memory_Utilization": 0.9, "Memory_Utilization_plot": 0.9, "memory_well": 1.0, "cutil_start": 0.0, "mutil_start": 0.0, "compute_color": "#117733", "bw_color": "#88BB99", "throttled": true, "throttled_duration": 0.25, "mem_throttled_duration": 0.25, "comp_throttled_duration": 2.0, "comp_perc": 1.0, "bw_perc": 1.0, "compute_type": "Compute Pool", "memory_type": "Memory Pool"}], "data-a0a55d106695e8d630baff0f16eee66d": [{"y": 0}], "data-11d74645b5c845b268ad126587ed23f1": [{"x": 3.25, "Einsum": "EinsumA", "Compute_Utilization_plot": 0.7, "Compute_Utilization": 0.7, "memory_well": 1.0}, {"x": 6.5, "Einsum": "EinsumA", "Compute_Utilization_plot": 0.7, "Compute_Utilization": 0.7, "memory_well": 1.0}, {"x": 9.75, "Einsum": "EinsumA", "Compute_Utilization_plot": 0.7, "Compute_Utilization": 0.7, "memory_well": 1.0}, {"x": 4.0, "Einsum": "EinsumB", "Compute_Utilization_plot": 0.2, "Compute_Utilization": 0.2, "memory_well": 1.0}, {"x": 7.25, "Einsum": "EinsumB", "Compute_Utilization_plot": 0.2, "Compute_Utilization": 0.2, "memory_well": 1.0}, {"x": 10.5, "Einsum": "EinsumB", "Compute_Utilization_plot": 0.2, "Compute_Utilization": 0.2, "memory_well": 1.0}], "data-52ec49b110983e04ee3d5b5d65b7d824": [{"x": 3.25, "y": 0.7, "y2": 0.7, "Einsum": "EinsumA", "duration": 0.225}, {"x": 6.5, "y": 0.7, "y2": 0.7, "Einsum": "EinsumA", "duration": 0.225}, {"x": 9.75, "y": 0.7, "y2": 0.7, "Einsum": "EinsumA", "duration": 0.225}, {"x": 4.0, "y": 0.2, "y2": 0.2, "Einsum": "EinsumB", "duration": 0.25}, {"x": 7.25, "y": 0.2, "y2": 0.2, "Einsum": "EinsumB", "duration": 0.25}, {"x": 10.5, "y": 0.2, "y2": 0.2, "Einsum": "EinsumB", "duration": 0.25}], "data-dc7c99ff48cf054b1d01f742efb67f48": [{"x": 3.25, "y": -0.25, "y2": -0.25, "Einsum": "EinsumA", "duration": 0.225}, {"x": 6.5, "y": -0.25, "y2": -0.25, "Einsum": "EinsumA", "duration": 0.225}, {"x": 9.75, "y": -0.25, "y2": -0.25, "Einsum": "EinsumA", "duration": 0.225}, {"x": 4.0, "y": -0.9, "y2": -0.9, "Einsum": "EinsumB", "duration": 0.25}, {"x": 7.25, "y": -0.9, "y2": -0.9, "Einsum": "EinsumB", "duration": 0.25}, {"x": 10.5, "y": -0.9, "y2": -0.9, "Einsum": "EinsumB", "duration": 0.25}], "data-35eaaceec766edebc369c14cf61aa59f": [{"Einsum": "EinsumA", "x": 0.1875, "x2": 0.75, "y": -0.25, "color": "#332288"}, {"Einsum": "EinsumB", "x": 3.0, "x2": 3.25, "y": -0.9, "color": "#117733"}, {"Einsum": "EinsumA", "x": 3.438, "x2": 4.0, "y": -0.25, "color": "#332288"}, {"Einsum": "EinsumB", "x": 6.25, "x2": 6.5, "y": -0.9, "color": "#117733"}, {"Einsum": "EinsumA", "x": 6.688, "x2": 7.25, "y": -0.25, "color": "#332288"}, {"Einsum": "EinsumB", "x": 9.5, "x2": 9.75, "y": -0.9, "color": "#117733"}, {"Einsum": "EinsumA", "x": 9.938, "x2": 10.5, "y": -0.25, "color": "#332288"}, {"Einsum": "EinsumB", "x": 12.75, "x2": 13.0, "y": -0.9, "color": "#117733"}], "data-db4b4c6da91ed1f6d1623e927a8d6432": [{"Einsum": "EinsumA", "x": 0.525, "x2": 0.75, "y": 0.7, "color": "#332288"}, {"Einsum": "EinsumB", "x": 1.25, "x2": 3.25, "y": 0.2, "color": "#117733"}, {"Einsum": "EinsumA", "x": 3.775, "x2": 4.0, "y": 0.7, "color": "#332288"}, {"Einsum": "EinsumB", "x": 4.5, "x2": 6.5, "y": 0.2, "color": "#117733"}, {"Einsum": "EinsumA", "x": 7.025, "x2": 7.25, "y": 0.7, "color": "#332288"}, {"Einsum": "EinsumB", "x": 7.75, "x2": 9.75, "y": 0.2, "color": "#117733"}, {"Einsum": "EinsumA", "x": 10.28, "x2": 10.5, "y": 0.7, "color": "#332288"}, {"Einsum": "EinsumB", "x": 11.0, "x2": 13.0, "y": 0.2, "color": "#117733"}], "data-87e69d7a9d7ae5b02a22f807b2d20c57": [{"y": 0.0}], "data-4e01151b4e36350b62c33804642df503": [{"Einsum": "EinsumA", "fusion_group": null, "fusion_type": "NONE", "Starting_Time": 0.0, "Time_Stamp": 0.0, "End_Time": 0.525, "cb_End_Time": 0.525, "mb_End_Time": 0.1875, "full_End_Time": 0.75, "runtime": 0.75, "og_runtime": 0.75, "Compute_Utilization": 0.7, "Compute_Utilization_plot": 0.7, "Memory_Utilization": 0.25, "Memory_Utilization_plot": 0.25, "memory_well": 1.0, "cutil_start": 0.0, "mutil_start": 0.0, "compute_color": "#332288", "bw_color": "#9990C3", "throttled": true, "throttled_duration": 0.225, "mem_throttled_duration": 0.5625, "comp_throttled_duration": 0.225, "comp_perc": 1.0, "bw_perc": 1.0, "compute_type": "Compute Pool", "memory_type": "Memory Pool"}]}}
